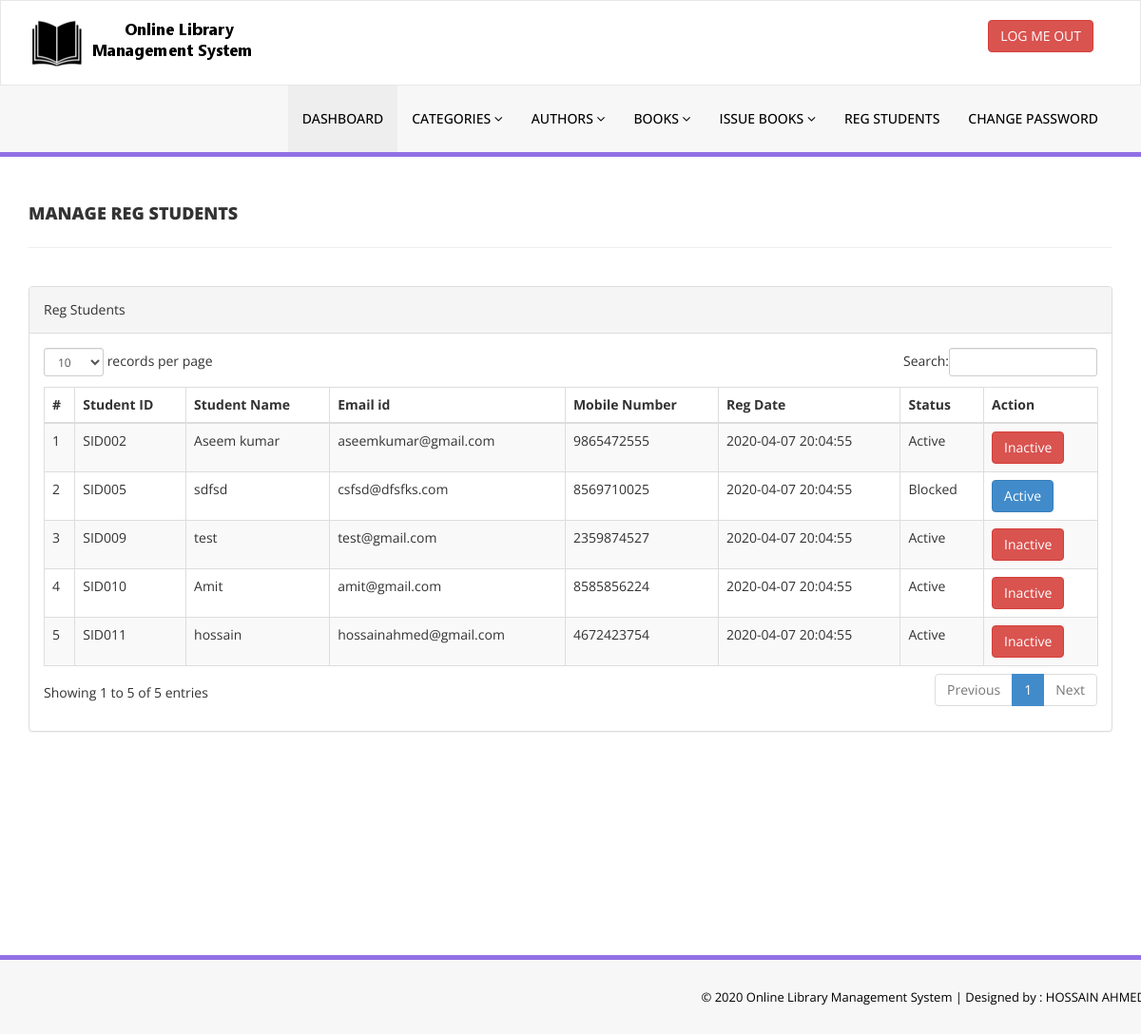
The app's page /admin/reg-students.php (signed in) with its own data.
### tables this page shows
CREATE TABLE `tblstudents` (
  `id` int(11) NOT NULL,
  `StudentId` varchar(100) DEFAULT NULL,
  `FullName` varchar(120) DEFAULT NULL,
  `EmailId` varchar(120) DEFAULT NULL,
  `MobileNumber` char(11) DEFAULT NULL,
  `Password` varchar(120) DEFAULT NULL,
  `Status` int(1) DEFAULT NULL,
  `RegDate` timestamp NULL DEFAULT current_timestamp(),
  `UpdationDate` timestamp NULL DEFAULT NULL ON UPDATE current_timestamp()
);

### admin/reg-students.php (the view, shortened to what this page needs)
<?php
include('includes/config.php');
if(strlen($_SESSION['alogin'])==0)
    {
header('location:index.php');
}
else{
    ?>
<!DOCTYPE html>
<html xmlns="http://www.w3.org/1999/xhtml">
<head>
    <link href="assets/css/bootstrap.css" rel="stylesheet" />
    <link href="assets/css/font-awesome.css" rel="stylesheet" />
    <link href="assets/js/dataTables/dataTables.bootstrap.css" rel="stylesheet" />
    <link href="assets/css/style.css" rel="stylesheet" />
</head>
<body>
<?php include('includes/header.php');?>
    <div class="content-wrapper">
         <div class="container">
        <div class="row pad-botm">
            <div class="col-md-12">
                <h4 class="header-line">Manage Reg Students</h4>
    </div>
        </div>
            <div class="row">
                <div class="col-md-12">
                    <div class="panel panel-default">
                        <div class="panel-heading">
                          Reg Students
                        </div>
                        <div class="panel-body">
                            <div class="table-responsive">
                                <table class="table table-striped table-bordered table-hover" id="dataTables-example">
                                    <thead>
                                        <tr>
                                            <th>#</th>
                                            <th>Student ID</th>
                                            <th>Student Name</th>
                                            <th>Email id </th>
                                            <th>Mobile Number</th>
                                            <th>Reg Date</th>
                                            <th>Status</th>
                                            <th>Action</th>
                                        </tr>
                                    </thead>
                                    <tbody>
<?php $sql = "SELECT * from tblstudents";
$query = $dbh -> prepare($sql);
$query->execute();
$results=$query->fetchAll(PDO::FETCH_OBJ);
$cnt=1;
if($query->rowCount() > 0)
{
foreach($results as $result)
{               ?>
                                        <tr class="odd gradeX">
                                            <td class="center"><?php echo htmlentities($cnt);?></td>
                                            <td class="center"><?php echo htmlentities($result->StudentId);?></td>
                                            <td class="center"><?php echo htmlentities($result->FullName);?></td>
                                            <td class="center"><?php echo htmlentities($result->EmailId);?></td>
                                            <td class="center"><?php echo htmlentities($result->MobileNumber);?></td>
                                             <td class="center"><?php echo htmlentities($result->RegDate);?></td>
                                            <td class="center"><?php if($result->Status==1)
                                            {
                                                echo htmlentities("Active");
                                            } else {
                                            echo htmlentities("Blocked");
}
                                            ?></td>
                                            <td class="center">
<?php if($result->Status==1)
 {?>
<a href="reg-students.php?inid=<?php echo htmlentities($result->id);?>" onclick="return confirm('Are you sure you want to block this student?');"" >  <button class="btn btn-danger"> Inactive</button>
<?php } else {?>
                                            <a href="reg-students.php?id=<?php echo htmlentities($result->id);?>" onclick="return confirm('Are you sure you want to active this student?');""><button class="btn btn-primary"> Active</button>
                                            <?php } ?>
                                            </td>
                                        </tr>
 <?php $cnt=$cnt+1;}} ?>
                                    </tbody>
                                </table>
                            </div>
                        </div>
                    </div>
                </div>
            </div>
    </div>
    </div>
  <?php include('includes/footer.php');?>
</body>
</html>
<?php } ?>

### admin/assets/css/style.css (style rules this page uses)
.content-wrapper { margin-top: 40px; min-height:800px; padding-bottom:90px; }
.header-line { font-weight:900; padding-bottom:25px; border-bottom:1px solid #eeeeee; text-transform:uppercase; }
.pad-botm { padding-bottom:30px; }

### records on screen
tblstudents: StudentId "SID002", FullName "Aseem kumar", EmailId "aseemkumar@gmail.com", MobileNumber "9865472555", RegDate "2020-04-07 20:04:55"
tblstudents: StudentId "SID005", FullName "sdfsd", EmailId "csfsd@dfsfks.com", MobileNumber "8569710025", RegDate "2020-04-07 20:04:55"
tblstudents: StudentId "SID009", FullName "test", EmailId "test@gmail.com", MobileNumber "2359874527", RegDate "2020-04-07 20:04:55"
tblstudents: StudentId "SID010", FullName "Amit", EmailId "amit@gmail.com", MobileNumber "8585856224", RegDate "2020-04-07 20:04:55"
tblstudents: StudentId "SID011", FullName "hossain", EmailId "hossainahmed@gmail.com", MobileNumber "4672423754", RegDate "2020-04-07 20:04:55"
